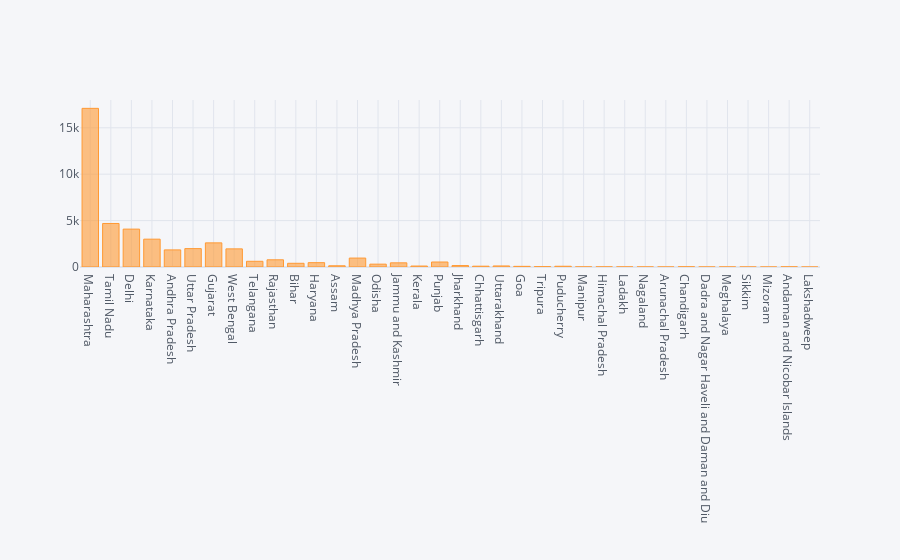

The notebook cell this image was saved under:
### Code cell
#Bar plot for Deaths
Data.iplot(kind='bar',x='State',y='Deaths')

### Figure 1 — Plotly figure (JSON) as saved in the notebook; plotly's stock layout.template omitted (floating-point values rounded to 4 significant figures)
{"data": [{"marker": {"color": "rgba(255, 153, 51, 0.6)", "line": {"color": "rgba(255, 153, 51, 1.0)", "width": 1}}, "name": "Deaths", "orientation": "v", "text": "", "type": "bar", "x": ["Maharashtra", "Tamil Nadu", "Delhi", "Karnataka", "Andhra Pradesh", "Uttar Pradesh", "Gujarat", "West Bengal", "Telangana", "Rajasthan", "Bihar", "Haryana", "Assam", "Madhya Pradesh", "Odisha", "Jammu and Kashmir", "Kerala", "Punjab", "Jharkhand", "Chhattisgarh", "Uttarakhand", "Goa", "Tripura", "Puducherry", "Manipur", "Himachal Pradesh", "Ladakh", "Nagaland", "Arunachal Pradesh", "Chandigarh", "Dadra and Nagar Haveli and Daman and Diu", "Meghalaya", "Sikkim", "Mizoram", "Andaman and Nicobar Islands", "Lakshadweep"], "y": [17092, 4690, 4082, 2998, 1842, 1981, 2601, 1954, 615, 776, 400, 467, 132, 962, 307, 449, 103, 539, 154, 87, 112, 70, 37, 80, 10, 13, 9, 7, 3, 23, 2, 6, 1, 0, 19, 0]}], "layout": {"legend": {"bgcolor": "#F5F6F9", "font": {"color": "#4D5663"}}, "paper_bgcolor": "#F5F6F9", "plot_bgcolor": "#F5F6F9", "title": {"font": {"color": "#4D5663"}}, "xaxis": {"gridcolor": "#E1E5ED", "showgrid": true, "tickfont": {"color": "#4D5663"}, "title": {"font": {"color": "#4D5663"}, "text": ""}, "zerolinecolor": "#E1E5ED"}, "yaxis": {"gridcolor": "#E1E5ED", "showgrid": true, "tickfont": {"color": "#4D5663"}, "title": {"font": {"color": "#4D5663"}, "text": ""}, "zerolinecolor": "#E1E5ED"}}}
